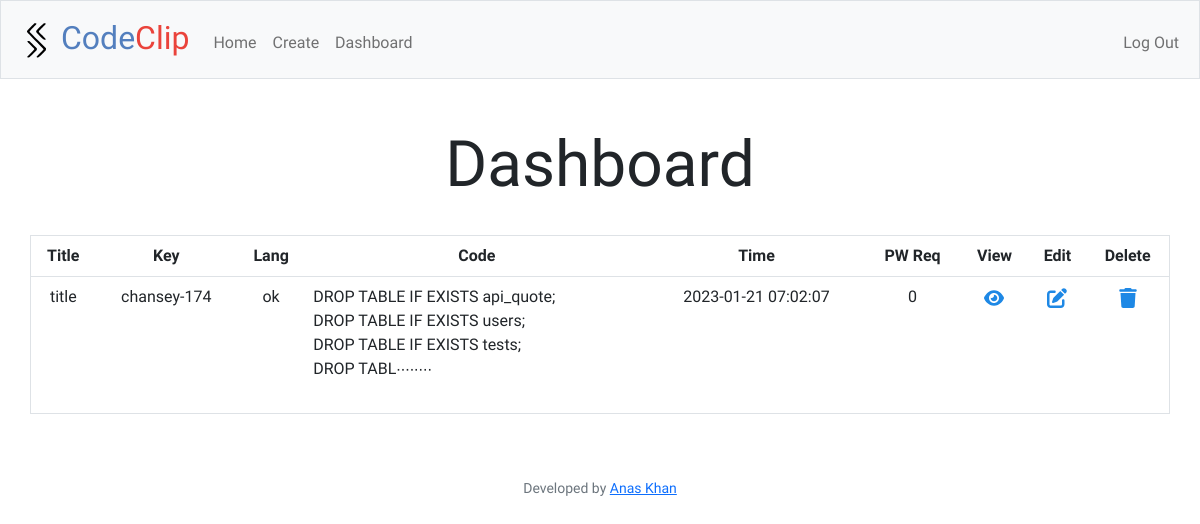
Screenshot of /dashboard (signed in) with the database file from the repository.
### tables this page shows
CREATE TABLE history (id INTEGER PRIMARY KEY AUTOINCREMENT, user_id INTEGER NOT NULL, title TEXT NOT NULL, "key" TEXT UNIQUE, lang TEXT, code TEXT NOT NULL, pw TEXT, time TIMESTAMP DEFAULT CURRENT_TIMESTAMP, pw_req NUMERIC (1) DEFAULT (0) NOT NULL, FOREIGN KEY (user_id) REFERENCES users (id));

### app.py (the view)
@app.route("/dashboard")
@login_required
def dashboard():
    user_id = session["user_id"]
    query = db.execute(
        "SELECT title,key,lang,SUBSTR(code, 1, 100) AS code,time,pw,pw_req FROM history WHERE user_id = ? GROUP BY time ORDER BY time DESC", user_id)
    if query:
        pass
    else:
        return render_template("dashboard_empty.html")
    return render_template("dashboard.html", query=query)

### app.py (called while the page is built)
@app.after_request
def after_request(response):
    response.headers["Cache-Control"] = "no-cache, no-store, must-revalidate"
    response.headers["Expires"] = 0
    response.headers["Pragma"] = "no-cache"
    return response

### helpers.py (called while the page is built)
def login_required(f):
    @wraps(f)
    def decorated_function(*args, **kwargs):
        if session.get("user_id") is None:
            return redirect("/login")
        return f(*args, **kwargs)
    return decorated_function

### templates/dashboard.html (shortened to what this page needs)
{% extends "layout.html" %} {% block title %} Dashboard {% endblock %} {% block main %} <h1 class="display-3">Dashboard</h1> <br>
<div class="table-responsive">
    <table class="border container p-5 table table-hover">
        <thead>
            <tr>
                <th>Title
                <th>Key
                <th>Lang
                <th>Code
                <th>Time
                <th>PW Req
                <th>View
                <th>Edit
                <th>Delete
        <tbody>{% for i in query %} <tr>
                <td>{{ i.title }}
                <td>{{ i.key }}
                <td>{{ i.lang }}
                <td align=left style=white-space:pre-wrap>{{ i.code }}∙∙∙∙∙∙∙∙
                <td>{{ i.time }}
                <td>{{ i.pw_req }}
                <td> <a href="/{{ i.key }}"> </a>
                <td> <a href="/update?key={{ i.key }}"> </a>
                <td> <a href="/delete?key={{ i.key }}"> </a>
            </tr>{% endfor %}
    </table>
</div> {% endblock %}

### templates/layout.html (shortened to what this page needs)
<!DOCTYPE html>
<html lang="en">
  <head>
    <link
      href="https://cdn.jsdelivr.net/npm/bootstrap@5.2.3/dist/css/bootstrap.min.css"
      rel="stylesheet"
    />
    <link href="vendor/select2/select2.min.css" rel="stylesheet" media="all" />
    <link
      href="vendor/datepicker/daterangepicker.css"
      rel="stylesheet"
      media="all"
    />
    <link href="/static/styles.css" rel="stylesheet" />
    <link href="/static/prism.css" rel="stylesheet" />
  </head>
  <body>
    <nav class="bg-light border navbar navbar-expand-md navbar-light">
      <div class="container-fluid">
        <a class="navbar-brand" href="/">
          <img
            src="/static/logo.svg"
            alt="Bootstrap"
            width="48"
            height="48"
          /><span class="blue">Code</span><span class="red">Clip</span>
        </a>
        <div class="collapse navbar-collapse" id="navbar">
          {% if session["user_id"] %}
          <ul class="navbar-nav me-auto mt-2">
            <li class="nav-item">
              <a class="nav-link" href="/">Home</a>
            </li>
            <li class="nav-item">
              <a class="nav-link" href="/create">Create</a>
            </li>
            <li class="nav-item">
              <a class="nav-link" href="/dashboard">Dashboard</a>
            </li>
          </ul>
          <ul class="navbar-nav ms-auto mt-2">
            <li class="nav-item">
              <a class="nav-link" href="/logout">Log Out</a>
            </li>
          </ul>
          {% endif %}
        </div>
      </div>
    </nav>
    <main class="container-fluid py-5 text-center">
      {% block main %}{% endblock %}
    </main>
    <footer class="mb-5 small text-center text-muted">
      Developed by <a href="https://github.com/anxkhn">Anas Khan</a>
    </footer>
  </body>
</html>

### static/styles.css (style rules this page uses)
* { font-family: 'Overpass', sans-serif; }
nav .navbar-brand { font-size: xx-large; }
nav .navbar-brand .blue { color: #537fbe; }
nav .navbar-brand .red { color: #ea433b; }

### rows the page displays
history: title "title", key "chansey-174", lang "ok", code "DROP TABLE IF EXISTS api_quote; DROP TABLE IF EXISTS users; DROP TABLE IF EXISTS tests; DROP TABL", time "2023-01-21 07:02:07", pw_req "0"
